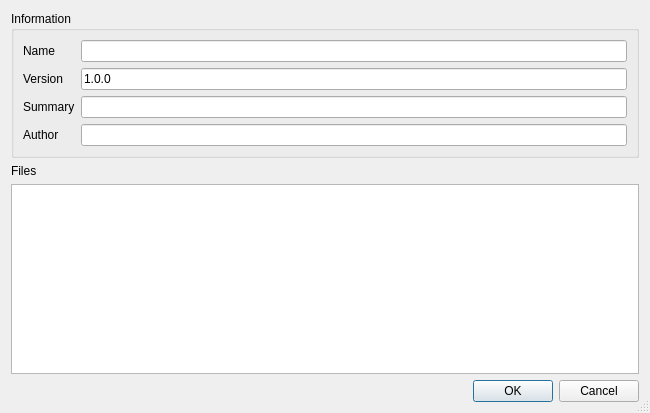
<?xml version="1.0" encoding="UTF-8"?>
<ui version="4.0">
 <class>ExportPackDialog</class>
 <widget class="QDialog" name="ExportPackDialog">
  <property name="geometry">
   <rect>
    <x>0</x>
    <y>0</y>
    <width>650</width>
    <height>413</height>
   </rect>
  </property>
  <property name="windowTitle">
   <string>Export Modrinth Pack</string>
  </property>
  <property name="sizeGripEnabled">
   <bool>true</bool>
  </property>
  <layout class="QVBoxLayout" name="verticalLayout_2">
   <item>
    <widget class="QGroupBox" name="information">
     <property name="title">
      <string>Information</string>
     </property>
     <layout class="QGridLayout" name="gridLayout">
      <item row="3" column="0">
       <widget class="QLabel" name="summaryLabel">
        <property name="text">
         <string>Summary</string>
        </property>
       </widget>
      </item>
      <item row="3" column="1">
       <widget class="QLineEdit" name="summary"/>
      </item>
      <item row="0" column="0">
       <widget class="QLabel" name="nameLabel">
        <property name="text">
         <string>Name</string>
        </property>
       </widget>
      </item>
      <item row="1" column="0">
       <widget class="QLabel" name="versionLabel">
        <property name="text">
         <string>Version</string>
        </property>
       </widget>
      </item>
      <item row="0" column="1">
       <widget class="QLineEdit" name="name"/>
      </item>
      <item row="1" column="1">
       <widget class="QLineEdit" name="version">
        <property name="text">
         <string>1.0.0</string>
        </property>
       </widget>
      </item>
      <item row="4" column="0">
       <widget class="QLabel" name="authorLabel">
        <property name="text">
         <string>Author</string>
        </property>
       </widget>
      </item>
      <item row="4" column="1">
       <widget class="QLineEdit" name="author"/>
      </item>
     </layout>
    </widget>
   </item>
   <item>
    <widget class="QLabel" name="filesLabel">
     <property name="text">
      <string>Files</string>
     </property>
    </widget>
   </item>
   <item>
    <widget class="QTreeView" name="treeView">
     <property name="alternatingRowColors">
      <bool>true</bool>
     </property>
     <property name="selectionMode">
      <enum>QAbstractItemView::ExtendedSelection</enum>
     </property>
     <property name="sortingEnabled">
      <bool>true</bool>
     </property>
     <attribute name="headerStretchLastSection">
      <bool>false</bool>
     </attribute>
    </widget>
   </item>
   <item>
    <widget class="QDialogButtonBox" name="buttonBox">
     <property name="standardButtons">
      <set>QDialogButtonBox::Cancel|QDialogButtonBox::Ok</set>
     </property>
    </widget>
   </item>
  </layout>
 </widget>
 <tabstops>
  <tabstop>name</tabstop>
  <tabstop>version</tabstop>
  <tabstop>summary</tabstop>
  <tabstop>treeView</tabstop>
 </tabstops>
 <resources/>
 <connections>
  <connection>
   <sender>buttonBox</sender>
   <signal>accepted()</signal>
   <receiver>ExportPackDialog</receiver>
   <slot>accept()</slot>
   <hints>
    <hint type="sourcelabel">
     <x>324</x>
     <y>390</y>
    </hint>
    <hint type="destinationlabel">
     <x>324</x>
     <y>206</y>
    </hint>
   </hints>
  </connection>
  <connection>
   <sender>buttonBox</sender>
   <signal>rejected()</signal>
   <receiver>ExportPackDialog</receiver>
   <slot>reject()</slot>
   <hints>
    <hint type="sourcelabel">
     <x>324</x>
     <y>390</y>
    </hint>
    <hint type="destinationlabel">
     <x>324</x>
     <y>206</y>
    </hint>
   </hints>
  </connection>
 </connections>
</ui>
